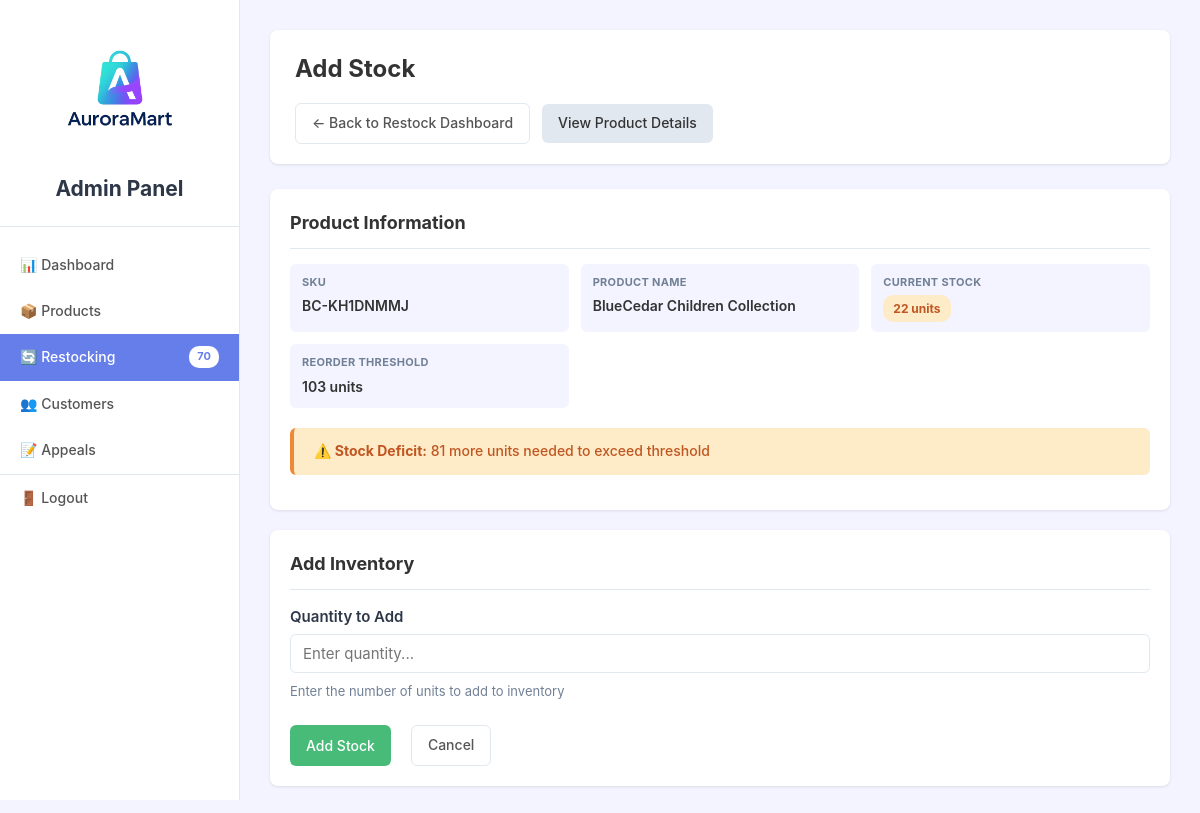
Page /adminpanel/restock/add/2/ (signed in) on the committed database.
### storefront/models.py (models this page shows, shortened)
class Product(models.Model):
    sku = models.CharField(max_length=50, unique=True)
    slug = models.SlugField(max_length=255, unique=True)
    name = models.CharField(max_length=255)
    description = models.TextField(blank=True)
    category = models.ForeignKey("Category", on_delete=models.CASCADE)
    stock = models.PositiveIntegerField(default=0)
    reorder_threshold = models.PositiveIntegerField(default=10)
    is_active = models.BooleanField(default=True)
    price = models.DecimalField(max_digits=10, decimal_places=2)
    rating = models.FloatField(
        validators=[MinValueValidator(0.0), MaxValueValidator(5.0)], default=0.0
    )
    image = models.ImageField(upload_to="product_images/", blank=True, null=True)
    created_at = models.DateTimeField(auto_now_add=True)
    updated_at = models.DateTimeField(auto_now=True)

### adminpanel/views.py (the view, shortened to what this page needs)
# urls.py: path("restock/add/<int:pk>/", views.add_stock, name="add_stock"),
@login_required(login_url="/login")
@user_passes_test(is_admin_or_staff, login_url="/login")
def add_stock(request, pk):
    product = get_object_or_404(Product, pk=pk)
    deficit = max(0, product.reorder_threshold - product.stock)
    return render(
        request,
        "adminpanel/restock/add_stock.html",
        {"product": product, "deficit": deficit},
    )

### adminpanel/context_processors.py (called while the page is built)
def admin_context(request):
    context = {}
    if request.user.is_authenticated and (
        request.user.is_staff
        or request.user.is_superuser
        or getattr(request.user, "role", None) == "admin"
    ):
        context["pending_appeals_count"] = Appeal.objects.filter(
            status="pending"
        ).count()
        context["low_stock_count"] = Product.objects.filter(
            stock__lt=F("reorder_threshold")
        ).count()
    return context

### adminpanel/views.py (called while the page is built)
def is_admin_or_staff(user):
    return user.is_authenticated and (user.is_superuser or user.role == "admin")

### storefront/context_processors.py (called while the page is built)
def low_stock_count(request):
    count = Product.objects.filter(
        is_active=True, stock__lt=F("reorder_threshold")
    ).count()
    return {"low_stock_count": count}

def cart_meta(request):
    count = 0
    if request.user.is_authenticated:
        cart = Cart.objects.filter(customer__user=request.user).first()
        if cart:
            count = cart.count
    else:
        count = request.session.get("cart_count", 0)
    return {"cart_count": count}

### adminpanel/templates/adminpanel/restock/add_stock.html (shortened to what this page needs)
{% extends 'adminpanel/base/detail_view.html' %}
{% block page_title %}Add Stock{% endblock %}
{% block header_actions %}
    <a href="{% url 'restock' %}" class="btn btn-ghost">← Back to Restock Dashboard</a>
    <a href="{% url 'product_detail' product.pk %}" class="btn btn-secondary">View Product Details</a>
{% endblock %}
{% block detail_content %}
<div class="detail-container" style="grid-template-columns: 1fr;">
    <div class="detail-main">
        <div class="card">
            <div class="card-header">
                <h2 class="card-title">Product Information</h2>
            </div>
            <div class="card-body">
                <div class="info-grid">
                    <div class="info-item">
                        <div class="info-label">SKU</div>
                        <div class="info-value"><code>{{ product.sku }}</code></div>
                    </div>
                    <div class="info-item">
                        <div class="info-label">Product Name</div>
                        <div class="info-value">{{ product.name }}</div>
                    </div>
                    <div class="info-item">
                        <div class="info-label">Current Stock</div>
                        <div class="info-value">
                            {% if product.stock == 0 %}
                                <span class="badge badge-danger">{{ product.stock }} units</span>
                            {% elif product.stock <= product.reorder_threshold %}
                                <span class="badge badge-warning">{{ product.stock }} units</span>
                            {% else %}
                                <span class="badge badge-success">{{ product.stock }} units</span>
                            {% endif %}
                        </div>
                    </div>
                    <div class="info-item">
                        <div class="info-label">Reorder Threshold</div>
                        <div class="info-value">{{ product.reorder_threshold }} units</div>
                    </div>
                </div>
                {% if deficit > 0 %}
                    <div class="alert alert-warning" style="margin-top: 20px;">
                        <strong>⚠️ Stock Deficit:</strong> {{ deficit }} more unit{{ deficit|pluralize }} needed to exceed threshold
                    </div>
                {% else %}
                    <div class="alert alert-success" style="margin-top: 20px;">
                        <strong>✅ Healthy Stock:</strong> Stock already exceeds reorder threshold
                    </div>
                {% endif %}
            </div>
        </div>
        <div class="card" style="{% if deficit > 0 %}border-left: 4px solid var(--warning);{% else %}border-left: 4px solid var(--success);{% endif %}">
            <div class="card-header">
                <h2 class="card-title">Add Inventory</h2>
            </div>
            <div class="card-body">
                <form method="post">
                    <div class="form-group">
                        <label class="form-label">Quantity to Add</label>
                        <input type="number"
                               name="quantity"
                               id="quantity"
                               min="1"
                               class="form-input"
                               placeholder="Enter quantity..."
                               required
                               autofocus>
                        <p class="text-muted" style="font-size: 13px; margin-top: 8px;">
                            Enter the number of units to add to inventory
                        </p>
                    </div>
                    <div style="display: flex; gap: 12px; margin-top: 24px;">
                        <button type="submit" class="btn btn-success">Add Stock</button>
                        <a href="{% url 'restock' %}" class="btn btn-ghost">Cancel</a>
                    </div>
                </form>
            </div>
        </div>
    </div>
</div>
{% endblock %}

### adminpanel/static/adminpanel/css/admin.css (style rules this page uses)
:root { --primary-color: #667eea; --primary-dark: #5a67d8; --accent-color: #764ba2; --dark-gray: #2d3748; --medium-gray: #718096; --light-gray: #e2e8f0; --very-light-gray: #f3f4ff; --success-color: #48bb78; --success-bg: #c6f6d5; --warning-color: #ed8936; --warning-bg: #feebc8; --danger-color: #f56565; --danger-bg: #fed7d7; --info-color: #4299e1; --info-bg: #bee3f8; }
* { margin: 0; padding: 0; box-sizing: border-box; font-family: -apple-system, BlinkMacSystemFont, sans-serif; }
body { font-family: -apple-system, BlinkMacSystemFont, sans-serif; background-color: #f3f4ff; color: #333; line-height: 1.6; font-size: 14px; }
.btn { display: inline-block; padding: 8px 16px; border: none; border-radius: 6px; font-size: 14px; font-weight: 500; text-decoration: none; cursor: pointer; margin-right: 8px; }
.btn-secondary { background-color: var(--light-gray); color: #333; }
.btn-success { background-color: var(--success-color); color: white; }
.btn-ghost { background-color: transparent; color: #555; border: 1px solid var(--light-gray); }
.card { background-color: white; border-radius: 8px; box-shadow: 0 1px 3px rgba(0,0,0,0.1); padding: 20px; margin-bottom: 20px; }
.card-header { margin-bottom: 15px; padding-bottom: 10px; border-bottom: 1px solid var(--light-gray); }
.card-title { font-size: 18px; font-weight: bold; color: #333; }
.card-body { color: #555; }
.form-group { margin-bottom: 15px; }
.form-label { display: block; font-weight: 600; color: #2d3748; margin-bottom: 5px; font-size: 15px; }
.form-input, .form-select, .form-textarea { width: 100%; padding: 9px 12px; border: 1px solid var(--light-gray); border-radius: 6px; font-size: 15px; transition: all 0.2s ease; background-color: white; }
input[type="text"], input[type="email"], input[type="number"], input[type="password"], input[type="url"], input[type="file"], select, textarea { width: 100%; padding: 9px 12px; border: 1px solid var(--light-gray); border-radius: 6px; font-size: 15px; transition: all 0.2s ease; background-color: white; font-family: -apple-system, BlinkMacSystemFont, sans-serif; }
.alert { padding: 12px 20px; border-radius: 6px; margin-bottom: 15px; font-weight: 500; }
.alert-warning { background-color: var(--warning-bg); color: #c05621; border-left: 4px solid var(--warning-color); }
.badge { display: inline-block; padding: 4px 10px; border-radius: 10px; font-size: 12px; font-weight: bold; }
.badge-warning { background-color: var(--warning-bg); color: #c05621; }
.detail-container { display: grid; grid-template-columns: 300px 1fr; gap: 20px; }
.info-grid { display: grid; grid-template-columns: repeat(3, 1fr); gap: 12px; }
.info-item { padding: 10px 12px; background-color: var(--very-light-gray); border-radius: 6px; }
.info-label { font-size: 11px; color: var(--medium-gray); font-weight: bold; margin-bottom: 4px; text-transform: uppercase; letter-spacing: 0.3px; }
.info-value { font-size: 14px; color: #333; font-weight: 600; }
.text-muted { color: var(--medium-gray); }

### rows in the picture
Product: sku "BC-KH1DNMMJ", name "BlueCedar Children Collection", stock "22", reorder_threshold "103"

### other values in the picture
{{ low_stock_count }} "70"
{{ deficit }} "81"
